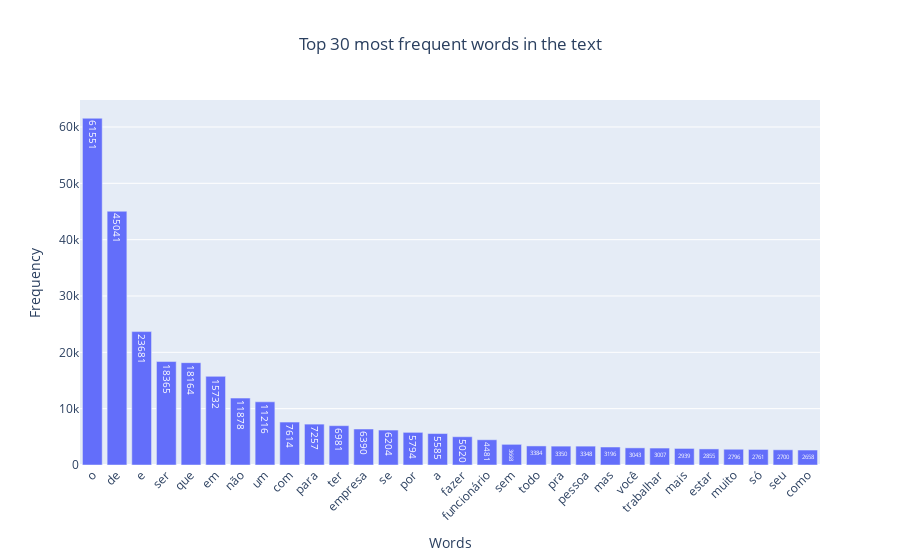

Notebook code cell kept with this figure:
### Code cell
plot_histogram_word(denuncias_limpas_sem_stopwords_lemarizadas, 30)

### Figure 1 — Plotly figure (JSON) as saved in the notebook; plotly's stock layout.template omitted (floating-point values rounded to 4 significant figures)
{"data": [{"text": ["61551", "45041", "23681", "18365", "18164", "15732", "11878", "11216", "7614", "7257", "6981", "6390", "6204", "5794", "5585", "5020", "4481", "3668", "3384", "3350", "3348", "3196", "3043", "3007", "2939", "2855", "2796", "2761", "2700", "2658"], "textposition": "auto", "type": "bar", "x": ["o", "de", "e", "ser", "que", "em", "não", "um", "com", "para", "ter", "empresa", "se", "por", "a", "fazer", "funcionário", "sem", "todo", "pra", "pessoa", "mas", "você", "trabalhar", "mais", "estar", "muito", "só", "seu", "como"], "y": [61551, 45041, 23681, 18365, 18164, 15732, 11878, 11216, 7614, 7257, 6981, 6390, 6204, 5794, 5585, 5020, 4481, 3668, 3384, 3350, 3348, 3196, 3043, 3007, 2939, 2855, 2796, 2761, 2700, 2658]}], "layout": {"title": {"text": "Top 30 most frequent words in the text", "x": 0.5}, "xaxis": {"tickangle": -45, "title": {"text": "Words"}}, "yaxis": {"title": {"text": "Frequency"}}}}
